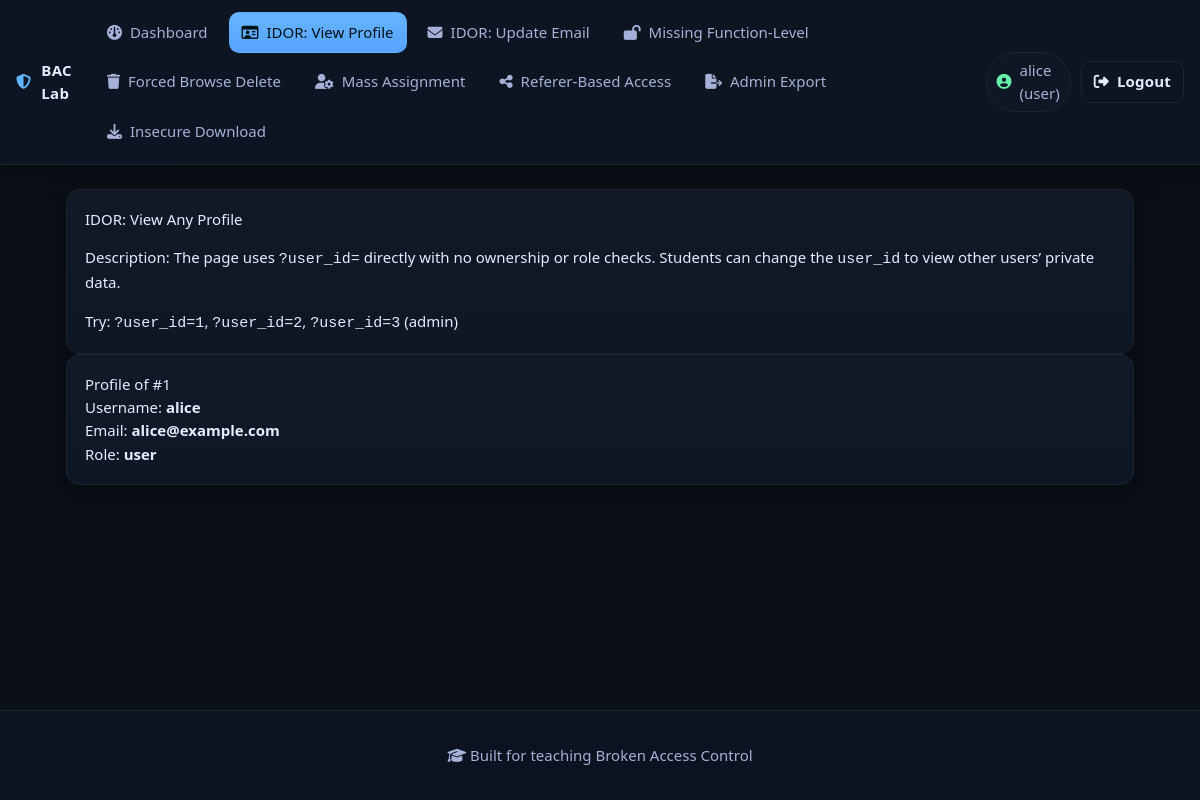
Screenshot of /1_idor_profile.php (signed in) with the database file from the repository.
### tables this page shows
CREATE TABLE users (
  id INT AUTO_INCREMENT PRIMARY KEY,
  username VARCHAR(50) UNIQUE NOT NULL,
  password VARCHAR(100) NOT NULL,
  email VARCHAR(120) NOT NULL,
  role ENUM('user','admin') NOT NULL DEFAULT 'user'
);

### 1_idor_profile.php (the view, shortened to what this page needs)
<?php require 'config.php'; require 'helpers.php'; require_login(); topnav('IDOR: View Profile'); ?>
<div class="card">
  <div class="h">IDOR: View Any Profile</div>
  <p class="p">Description: The page uses <code>?user_id=</code> directly with no ownership or role checks.
    Students can change the <code>user_id</code> to view other users’ private data.
  </p>
  <div class="notice">Try: <code>?user_id=1</code>, <code>?user_id=2</code>, <code>?user_id=3</code> (admin)</div>
</div>
<?php
$user_id = $_GET['user_id'] ?? current_user()['id'];
$stmt = $pdo->prepare('SELECT id, username, email, role FROM users WHERE id = ?');
$stmt->execute([$user_id]);
$victim = $stmt->fetch();
?>
<div class="card">
  <?php if($victim): ?>
    <div class="h">Profile of #<?= htmlspecialchars($victim['id']) ?></div>
    <div class="p">Username: <strong><?= htmlspecialchars($victim['username']) ?></strong></div>
    <div class="p">Email: <strong><?= htmlspecialchars($victim['email']) ?></strong></div>
    <div class="p">Role: <strong><?= htmlspecialchars($victim['role']) ?></strong></div>
  <?php else: ?>
    <div class="notice">User not found</div>
  <?php endif; ?>
</div>

### styles.css (style rules this page uses)
:root { --bg:#0b0f16; --panel:#121826; --panel-2:#0f1724; --border:#1d2637; --text:#e6ebff; --muted:#a5b1d8; --accent:#64b5ff; --accent-2:#66f0a9; --danger:#ff6b6b; --shadow: 0 8px 24px rgba(0,0,0,.35); }
* { box-sizing:border-box }
html,body { height:100% }
html { scroll-behavior:smooth }
body { margin:0; background: radial-gradient(1200px 700px at 10% -10%, #0f1421 0%, var(--bg) 45%) no-repeat fixed; color:var(--text); font: 15px/1.55 system-ui, -apple-system, Segoe UI, Roboto, Ubuntu, "Helvetica Neue", Arial, "Noto Color Emoji", "Apple Color Emoji", sans-serif; }
.card { background:linear-gradient(180deg, var(--panel), var(--panel-2)); border:1px solid var(--border); border-radius:14px; padding:18px; box-shadow: var(--shadow); }
html, body { height: 100%; }
body { display: flex; flex-direction: column; }

### rows the page displays
users: id "1", username "alice", email "alice@example.com", role "user"

### other values shown
$label "Dashboard"
$label "IDOR: View Profile"
$label "IDOR: Update Email"
$label "Missing Function-Level"
$label "Forced Browse Delete"
$label "Mass Assignment"
$label "Referer-Based Access"
$label "Admin Export"
$label "Insecure Download"
$u['username'] "alice"
$u['role'] "user"
